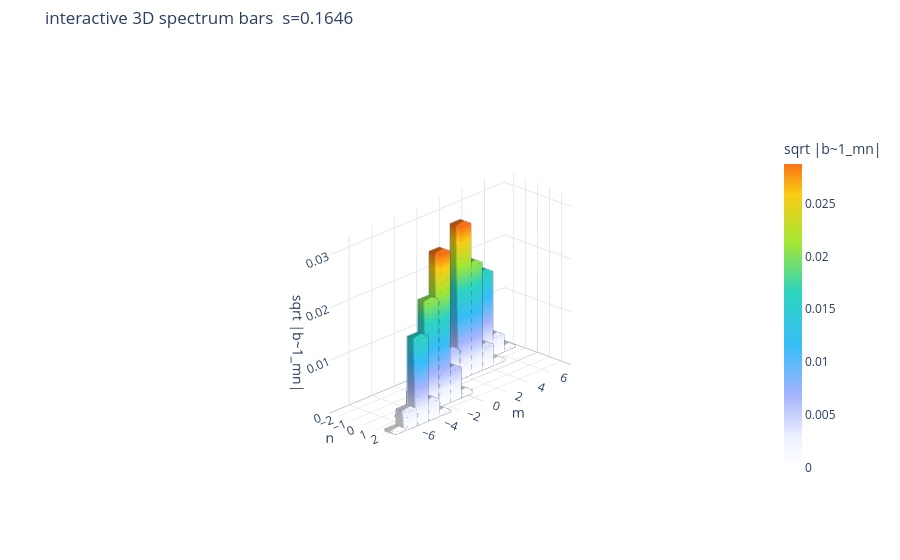

This figure's notebook cell:
### Markdown cell above
## [MAGNETIC_SPECTRUM_ATLAS] Multi-component 반변 $B^r$ 스펙트럼 atlas

위 single-surface heatmap은 dominant RMP row를 확인하는 데 유용하지만, 실제 자기 위상 분석에는 보통 family view가 필요합니다. 여기서는 divergence-free multi-component perturbation을 만들고, radial stack 위에서 Nardon-style 반변 radial 스펙트럼 $\tilde b^1_{mn}=\delta B^1/B_0^3$를 계산한 뒤 요청한 모든 공명 row를 함께 분석합니다.

아래 utility는 의도적으로 modular합니다. 표시된 atlas는 더 넓은 signed Fourier window, 97개의 radial surface, `amplitude_scale='sqrt'`, zero/missing row에 대한 white mask를 사용합니다. Non-log colormap은 같은 white baseline에서 시작하므로 near-zero coefficient가 masked background와 인위적으로 분리되어 보이지 않습니다. Signed axis는 계산된 스펙트럼의 실제 Fourier row를 보여 줍니다. 실수 field에서는 `(m,n)`이 `(-m,-n)`과 conjugate이지만, perturbation model이 추가 symmetry를 강제하지 않는 한 `(m,n)`과 `(m,-n)`은 서로 독립인 opposite-helicity row입니다. `amplitude_scale='log10'`은 엄격한 dynamic-range auditing이 목적일 때 여전히 유용합니다.

- `plot_rational_surface_map`은 optional q 프로파일, low-order rational marker, projected Poincaré point, 자기섬 폭 bar를 `(m/n,s)` plane에서 조합합니다.
- `plot_spectrum_heatmap(..., renderer='pcolormesh')`는 권장 surface-spectrum view입니다. Opposite-helicity branch를 그리지 않고 physical 공명 branch `m=-q n_F`를 overlay할 수 있습니다.
- `plot_spectrum_bar3d`는 dominant row의 rotation, zoom, hover inspection을 위한 interactive Plotly figure를 반환합니다.
- `plot_radial_mode_heatmap(fixed_n=..., resonant_sign=+1)`은 fixed Fourier $n$에서 모든 $m$ row를 따라가며, positive-q branch $m=-nq(s)$를 negative-$m$ half-plane에 그립니다.
- `plot_radial_mode_heatmap(fixed_m=..., axis_convention='fourier')`는 실제 Fourier $n$ row를 따라가고 positive-q branch $n=-m/q(s)$를 그립니다. q-curve와 자기섬 폭 bar는 독립적으로 켜고 끌 수 있습니다.

노란 vertical bar는 low-order rational surface에서 single-coefficient Nardon half-width estimate를 표시합니다. 두께는 공명 coefficient amplitude와 함께 scaling합니다. 이것은 optional overlay이며 heatmap 자체의 일부가 아닙니다. 각 radial map에는 물리적으로 공명하는 curve만 그립니다. Opposite-helicity branch는 conjugate diagnostic이 아니므로 여기서는 mirror하지 않습니다. 같은 reduced rational surface를 여러 harmonic이 공유하는 경우, 진짜 finite-amplitude 자기섬 폭은 combined resonant Hamiltonian으로 계산해야 합니다. Per-row bar는 diagnostic이지 그 nonlinear summed width가 아닙니다.

### Code cell
delta_B_multi_rmp = compose_magnetic_perturbations(
    radial_rmp_field_template(2, 1, amplitude=5.0e-4, phase=0.00, axis_R=eq.R0),
    radial_rmp_field_template(3, 1, amplitude=2.4e-4, phase=0.55, axis_R=eq.R0),
    radial_rmp_field_template(5, 2, amplitude=1.6e-4, phase=-0.35, axis_R=eq.R0),
)

S_scan = np.linspace(0.04, 0.96, 97)
theta_spec = np.linspace(0.0, 2*np.pi, 160, endpoint=False)
phi_spec = np.linspace(0.0, 2*np.pi, 96, endpoint=False)

theta_grid = theta_spec[None, None, :]
phi_grid = phi_spec[:, None, None]
r_scan = eq.r0 * np.sqrt(S_scan)[None, :, None]
R_stack = eq.R0 + r_scan * np.cos(theta_grid)
Z_stack = r_scan * np.sin(theta_grid)
R_stack = np.repeat(R_stack, phi_spec.size, axis=0)
Z_stack = np.repeat(Z_stack, phi_spec.size, axis=0)
Phi_stack = phi_grid + np.zeros_like(R_stack)

dBR_stack, dBZ_stack, dBphi_stack = delta_B_multi_rmp(R_stack, Z_stack, Phi_stack)
Bphi0_stack = eq.B0 * eq.R0 / np.maximum(R_stack, 1.0e-12)
tilde_b1_grid = nardon_radial_perturbation(
    R_stack,
    Z_stack,
    phi_spec,
    theta_spec,
    dBR_stack,
    dBZ_stack,
    dBphi_stack,
    S_scan,
    denominator_B_phi=Bphi0_stack,
)
magnetic_spectrum = radial_perturbation_Fourier_spectrum(
    tilde_b1_grid,
    theta_spec,
    phi_spec,
    radial_labels=S_scan,
    m_max=14,
    n_max=8,
    min_amplitude=1.0e-14,
)
q_scan = eq.q_of_psi(S_scan)
n_scan = [1, 2, 3]
m_scan = {1: range(1, 9), 2: range(2, 13), 3: range(3, 15)}
chains_multi = analyze_resonant_island_chains_multi_n(
    magnetic_spectrum,
    q_scan,
    n_values=n_scan,
    m_values=m_scan,
    min_b_res=1.0e-8,
)

print(f'Radial spectrum: {S_scan.size} surfaces, {magnetic_spectrum.m.size} retained Fourier rows over |m|<=14, |n|<=8.')
print(f'Multi-RMP analysis found {len(chains_multi)} resonant island-chain estimates.')
print('{:>7} {:>9} {:>9} {:>12} {:>12} {:>10}'.format('(m,n)', 's_res', 'q_res', 'b_res', 'half_width', 'phase'))
for chain in sorted(chains_multi, key=lambda item: item.b_res, reverse=True)[:8]:
    print('({:>2d},{:>1d}) {:>9.4f} {:>9.4f} {:>12.3e} {:>12.3e} {:>9.1f}°'.format(
        chain.m, chain.n, chain.radial_label, chain.q, chain.b_res, chain.half_width, np.degrees(chain.phase)
    ))

review_root = PROJECT_ROOT if PROJECT_ROOT is not None else pathlib.Path.cwd()
review_dir = review_root / 'pyna_output/magnetic_spectrum_review'
review_dir.mkdir(parents=True, exist_ok=True)

poincare_trace = None
if 'R_cross_p0' in globals() and len(R_cross_p0):
    S_p0 = np.clip(((R_cross_p0 - eq.R0)**2 + Z_cross_p0**2) / eq.r0**2, 0.0, 1.0)
    q_p0 = eq.q_of_psi(S_p0)
    poincare_trace = PoincareRationalTrace(
        ratio=q_p0,
        radial_label=S_p0,
        label=r'projected Poincare, $\varphi=0$',
    )

fig_qmap, ax_qmap, rational_markers = plot_rational_surface_map(
    S_scan,
    q_scan,
    n_values=n_scan,
    m_values=m_scan,
    chains=chains_multi,
    poincare=poincare_trace,
    show_poincare=poincare_trace is not None,
    max_island_bars=12,
    annotate_rationals=False,
    title='q-profile resonance atlas: rationals, Poincare trace, island bars',
)
fig_qmap.savefig(review_dir / '01_q_profile_resonance_map.png', dpi=180, bbox_inches='tight', facecolor='white')
plt.show()

surface_index = int(np.argmin(np.abs(S_scan - psi_res_21)))
surface_label = float(S_scan[surface_index])
chains_surface = [chain for chain in chains_multi if abs(chain.radial_label - surface_label) <= 0.08]
fig_surface, ax_surface = plt.subplots(figsize=(6.7, 5.7))
plot_spectrum_heatmap(
    magnetic_spectrum,
    radial_index=surface_index,
    m_values=np.arange(-14, 15),
    n_values=np.arange(-8, 9),
    chains=chains_surface,
    q_value=float(q_scan[surface_index]),
    renderer='pcolormesh',
    amplitude_scale='sqrt',
    mask_zeros=True,
    ax=ax_surface,
    cmap='viridis',
    title='surface spectrum with physical resonance branch',
)
fig_surface.savefig(review_dir / '02_surface_pcolormesh_atlas.png', dpi=180, bbox_inches='tight', facecolor='white')
plt.show()

fig_bar3d = plot_spectrum_bar3d(
    magnetic_spectrum,
    radial_index=surface_index,
    m_values=np.arange(-10, 11),
    n_values=np.arange(-6, 7),
    amplitude_scale='sqrt',
    range_mode='nonzero',
    bar_width=0.9,
    z_aspect=0.72,
    title='interactive 3D spectrum bars',
)
fig_bar3d.write_html(str(review_dir / '04_surface_plotly_bar3d.html'), include_plotlyjs='cdn')
try:
    fig_bar3d.write_image(str(review_dir / '04_surface_plotly_bar3d.png'), width=1040, height=650, scale=2)
except Exception as exc:
    print(f'Plotly static PNG export skipped: {exc}')
fig_bar3d.show()

fig_radial, axes_radial = plt.subplots(1, 2, figsize=(13.2, 4.9), sharey=True)
plot_radial_mode_heatmap(
    magnetic_spectrum,
    fixed_n=1,
    mode_values=np.arange(-14, 15),
    resonant_sign=1,
    q_profile=q_scan,
    chains=chains_multi,
    renderer='pcolormesh',
    amplitude_scale='sqrt',
    mask_zeros=True,
    ax=axes_radial[0],
    cmap='viridis',
    title='n=1',
)
plot_radial_mode_heatmap(
    magnetic_spectrum,
    fixed_m=5,
    mode_values=np.arange(-8, 9),
    axis_convention='fourier',
    q_profile=q_scan,
    chains=chains_multi,
    renderer='pcolormesh',
    amplitude_scale='sqrt',
    mask_zeros=True,
    ax=axes_radial[1],
    cmap='viridis',
    title='m=5',
)
plt.tight_layout()
fig_radial.savefig(review_dir / '03_radial_fixed_n_fixed_m_maps.png', dpi=180, bbox_inches='tight', facecolor='white')
plt.show()

### Figure 1 — Plotly figure (JSON) as saved in the notebook; plotly's stock layout.template omitted (floating-point values rounded to 4 significant figures; data arrays with more than 128 entries replaced by an {"elided": "..."} marker saying what was removed)
{"data": [{"cmax": 0.02873, "cmin": 0.0, "colorbar": {"len": 0.68, "thickness": 18, "title": {"text": "sqrt |b~1_mn|"}, "x": 0.86}, "colorscale": [[0.0, "#ffffff"], [0.1, "#eef2ff"], [0.24, "#a5b4fc"], [0.4, "#38bdf8"], [0.58, "#2dd4bf"], [0.74, "#a3e635"], [0.9, "#facc15"], [1.0, "#f97316"]], "flatshading": false, "hoverinfo": "text", "i": {"elided": "264 int values"}, "intensity": {"elided": "176 float values"}, "j": {"elided": "264 int values"}, "k": {"elided": "264 int values"}, "lighting": {"ambient": 0.7, "diffuse": 0.64, "roughness": 0.82, "specular": 0.14}, "name": "spectrum bars", "text": {"elided": "176 str values"}, "type": "mesh3d", "x": {"elided": "176 float values"}, "y": {"elided": "176 float values"}, "z": {"elided": "176 float values"}}, {"hoverinfo": "skip", "line": {"color": "rgba(15, 23, 42, 0.42)", "width": 2.2}, "mode": "lines", "name": "bar edges", "showlegend": false, "type": "scatter3d", "x": {"elided": "792 float values"}, "y": {"elided": "792 float values"}, "z": {"elided": "792 float values"}}], "layout": {"margin": {"b": 0, "l": 0, "r": 0, "t": 48}, "paper_bgcolor": "white", "plot_bgcolor": "white", "scene": {"aspectmode": "manual", "aspectratio": {"x": 0.3548, "y": 1.0, "z": 0.72}, "camera": {"eye": {"x": 1.45, "y": -1.55, "z": 0.9}, "projection": {"type": "orthographic"}}, "xaxis": {"backgroundcolor": "white", "gridcolor": "#e5e7eb", "range": [-2.75, 2.75], "title": {"text": "n"}, "zerolinecolor": "#9ca3af"}, "yaxis": {"backgroundcolor": "white", "gridcolor": "#e5e7eb", "range": [-7.75, 7.75], "title": {"text": "m"}, "zerolinecolor": "#9ca3af"}, "zaxis": {"backgroundcolor": "white", "gridcolor": "#e5e7eb", "range": [0.0, 0.03217], "title": {"text": "sqrt |b~1_mn|"}, "zerolinecolor": "#9ca3af"}}, "title": {"text": "interactive 3D spectrum bars  s=0.1646"}}}
